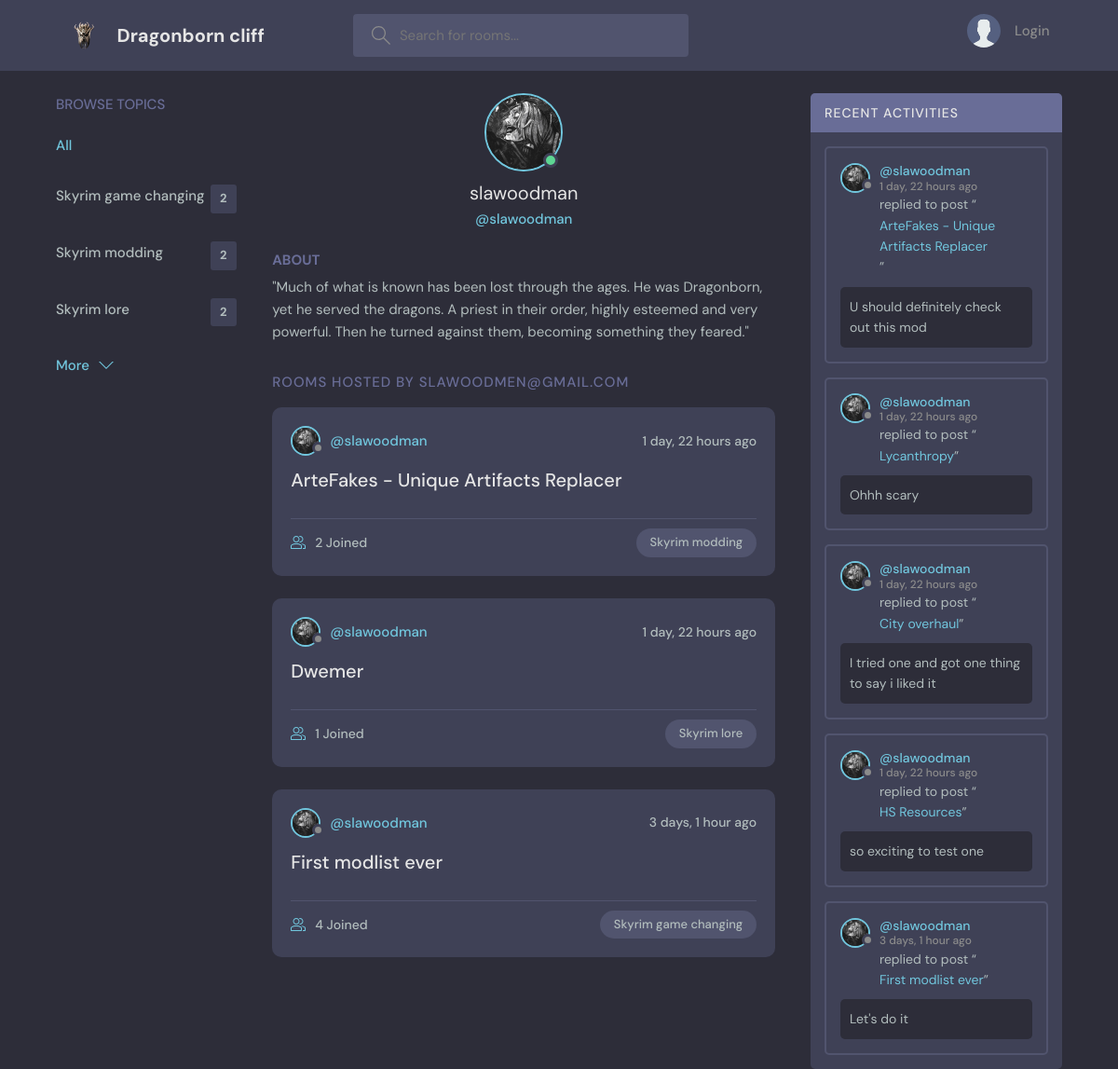
Page /profile/1/ on the committed database.
### base/models.py (models this page shows, shortened)
class Topic(models.Model):
    name = models.CharField(max_length=200)

class User(AbstractUser):
    name = models.CharField(max_length=200, null=True)
    email = models.EmailField(unique=True, null=True)
    bio = models.TextField(null=True)
    avatar = models.ImageField(null=True, default='avatar.svg')
    USERNAME_FIELD = 'email'
    REQUIRED_FIELDS = []

class Room(models.Model):
    host = models.ForeignKey(User, on_delete=models.SET_NULL, null=True)
    topic = models.ForeignKey(Topic, on_delete=models.SET_NULL, null=True)
    name = models.CharField(max_length=200)
    describe = models.TextField(null=True, blank=True)
    participants = models.ManyToManyField(User, related_name='participants', blank=True)
    update = models.DateTimeField(auto_now=True)
    create = models.DateTimeField(auto_now_add=True)
    class Meta:
        ordering = ['-update', '-create']
    def __str__(self):
        return self.name

class Messange(models.Model):
    user = models.ForeignKey(User, on_delete=models.CASCADE)
    room = models.ForeignKey(Room, on_delete=models.CASCADE)
    body = models.TextField()
    update = models.DateTimeField(auto_now=True)
    create = models.DateTimeField(auto_now_add=True)
    class Meta:
        ordering = ['-update', '-create']

### base/views.py (the view)
# urls.py: path('profile/<str:pk>/', views.userProfile, name='user-profile'),
def userProfile(request, pk):
    user = User.objects.get(id=pk)
    rooms = user.room_set.all()
    room_messages = user.messange_set.all()
    topics = Topic.objects.all()
    context = {'user': user, 'rooms': rooms,
               'room_messages': room_messages, 'topics': topics}
    return render(request, 'base/profile.html', context)

### base/templates/base/profile.html (shortened to what this page needs)
{% extends 'main.html' %}
{% block content %}
  <main class="profile-page layout layout--3">
    <div class="container">
      {% include 'base/topic_component.html' %}
      <div class="roomList">
        <div class="profile">
          <div class="profile__avatar">
            <div class="avatar avatar--large active">
              <img src="{{user.avatar.url}}" />
            </div>
          </div>
          <div class="profile__info">
            <h3>{{user.username}}</h3>
            <p>@{{user.username}}</p>
          </div>
          <div class="profile__about">
            <h3>About</h3>
            <p>
              {{user.bio}}
            </p>
          </div>
        </div>
        <div class="roomList__header">
          <div>
            <h2>Rooms Hosted by {{user.email}}</a>
            </h2>
          </div>
        </div>
        {% include 'base/feed_component.html' %}
      </div>
      {% include 'base/activity_component.html' %}
    </div>
  </main>
{% endblock content %}

### templates/main.html (shortened to what this page needs)
<!DOCTYPE html>
{% load static %}
<html lang="en">
  <head>
    <link rel="stylesheet" href="{% static 'styles/style.css' %}" />
  </head>
  <body>
    {% include 'navbar.html' %}
    {% block content %}
    {% endblock %}
  </body>
</html>

### templates/navbar.html (shortened to what this page needs)
{% load static%}
<header class="header header--loggedIn">
    <div class="container">
      <a href="{% url 'home'%}" class="header__logo">
        <img src="{%static 'images/skyicon.ico'%}" />
        <h1>Dragonborn cliff</h1>
      </a>
      <form class="header__search" method="GET" action="{% url 'home' %}">
        <label>
          <input name="q" placeholder="Search for rooms..." />
        </label>
      </form>
      <nav class="header__menu">
        {% if request.user.is_authenticated %}
        <div class="header__user">
          <a href="{% url 'user-profile' request.user.id %}">
            <div class="avatar avatar--medium active">
              <img src="{{request.user.avatar.url}}" />
            </div>
            <p>{{request.user.username}}<span>{{request.user.name}}</span></p>
          </a>
          <button class="dropdown-button">
            <svg version="1.1" xmlns="http://www.w3.org/2000/svg" width="32" height="32" viewBox="0 0 32 32">
              <title>chevron-down</title>
              <path d="M16 21l-13-13h-3l16 16 16-16h-3l-13 13z"></path>
            </svg>
          </button>
        </div>
        {% else %}
        <a href="{% url 'login' %}">
          <img src="{% static 'images/avatar.svg' %}" />
          <p>Login</p>
        </a>
      {% endif %}
      </nav>
    </div>
</header>

### base/templates/base/topic_component.html
<div class="topics">
    <div class="topics__header">
      <h2>Browse Topics</h2>
    </div>
    <ul class="topics__list">
      <li>
        <a href="{% url 'home' %}" class="active">All</a>
      </li>
      {% for topic in topics %}
      <li>
        <a href="{% url 'home'%}?q={{topic.name}}">{{topic.name}}<span>{{topic.room_set.all.count}}</span></a>
      </li>
      {% endfor %}
    </ul>
    <a class="btn btn--link" href="{% url 'topics' %}">
      More
      <svg version="1.1" xmlns="http://www.w3.org/2000/svg" width="32" height="32" viewBox="0 0 32 32">
        <title>chevron-down</title>
        <path d="M16 21l-13-13h-3l16 16 16-16h-3l-13 13z"></path>
      </svg>
    </a>
</div>

### base/templates/base/feed_component.html (shortened to what this page needs)
{% for room in rooms %}
<div class="roomListRoom">
    <div class="roomListRoom__header">
      <a href="{% url 'user-profile' room.host.id %}" class="roomListRoom__author">
        <div class="avatar avatar--small">
          <img src="{{room.host.avatar.url}}" />
        </div>
        <span>@{{room.host.username}}</span>
      </a>
      <div class="roomListRoom__actions">
        <span>{{room.create|timesince}} ago </span>
      </div>
    </div>
    <div class="roomListRoom__content">
      <a href="{% url 'room' room.id %}">{{room.name}}</a>
    </div>
    <div class="roomListRoom__meta">
      <a href="{% url 'room' room.id%}" class="roomListRoom__joined">
        {{room.participants.all.count}} Joined
      </a>
      <p class="roomListRoom__topic">{{room.topic.name}}</p>
    </div>
</div>
{% endfor %}

### base/templates/base/activity_component.html (shortened to what this page needs)
<div class="activities">
          <div class="activities__header">
            <h2>Recent Activities</h2>
          </div>
        {% for message in room_messages %}
          <div class="activities__box">
            <div class="activities__boxHeader roomListRoom__header">
              <a href="{% url 'user-profile' message.user.id %}" class="roomListRoom__author">
                <div class="avatar avatar--small">
                  <img src="{{message.user.avatar.url}}" />
                </div>
                <p>
                  @{{message.user.username}}
                  <span>{{message.create|timesince}} ago</span>
                </p>
              </a>
            </div>
            <div class="activities__boxContent">
              <p>replied to post “<a href="{% url 'room' message.room.id %}">{{message.room}}</a>”</p>
              <div class="activities__boxRoomContent">
                {{message.body}}
              </div>
            </div>
          </div>
        {% endfor %}
</div>

### rows in the picture
Topic: name "Skyrim game changing", room_set.all.count "2"
Topic: name "Skyrim modding", room_set.all.count "2"
Topic: name "Skyrim lore", room_set.all.count "2"
User: avatar (picture), username "slawoodman", bio "\"Much of what is known has been lost through the ages. He was Dragonborn, yet he served the dragons. A priest in their order, highly esteemed and very powerful. Then he turned against them, becoming something they feared.\"", email "SLAWOODMEN@GMAIL.COM"
Room: host.avatar (picture), host.username "slawoodman", create "1 day, 22 hours", name "ArteFakes - Unique Artifacts Replacer", participants.all.count "2", topic.name "Skyrim modding"
Room: host.avatar (picture), host.username "slawoodman", create "1 day, 22 hours", name "Dwemer", participants.all.count "1", topic.name "Skyrim lore"
Room: host.avatar (picture), host.username "slawoodman", create "3 days, 1 hour", name "First modlist ever", participants.all.count "4", topic.name "Skyrim game changing"
Messange: user.avatar (picture), user.username "slawoodman", create "1 day, 22 hours", room "ArteFakes - Unique Artifacts Replacer", body "U should definitely check out this mod"
Messange: user.avatar (picture), user.username "slawoodman", create "1 day, 22 hours", room "Lycanthropy", body "Ohhh scary"
Messange: user.avatar (picture), user.username "slawoodman", create "1 day, 22 hours", room "City overhaul", body "I tried one and got one thing to say i liked it"
Messange: user.avatar (picture), user.username "slawoodman", create "1 day, 22 hours", room "HS Resources", body "so exciting to test one"
Messange: user.avatar (picture), user.username "slawoodman", create "3 days, 1 hour", room "First modlist ever", body "Let's do it"
